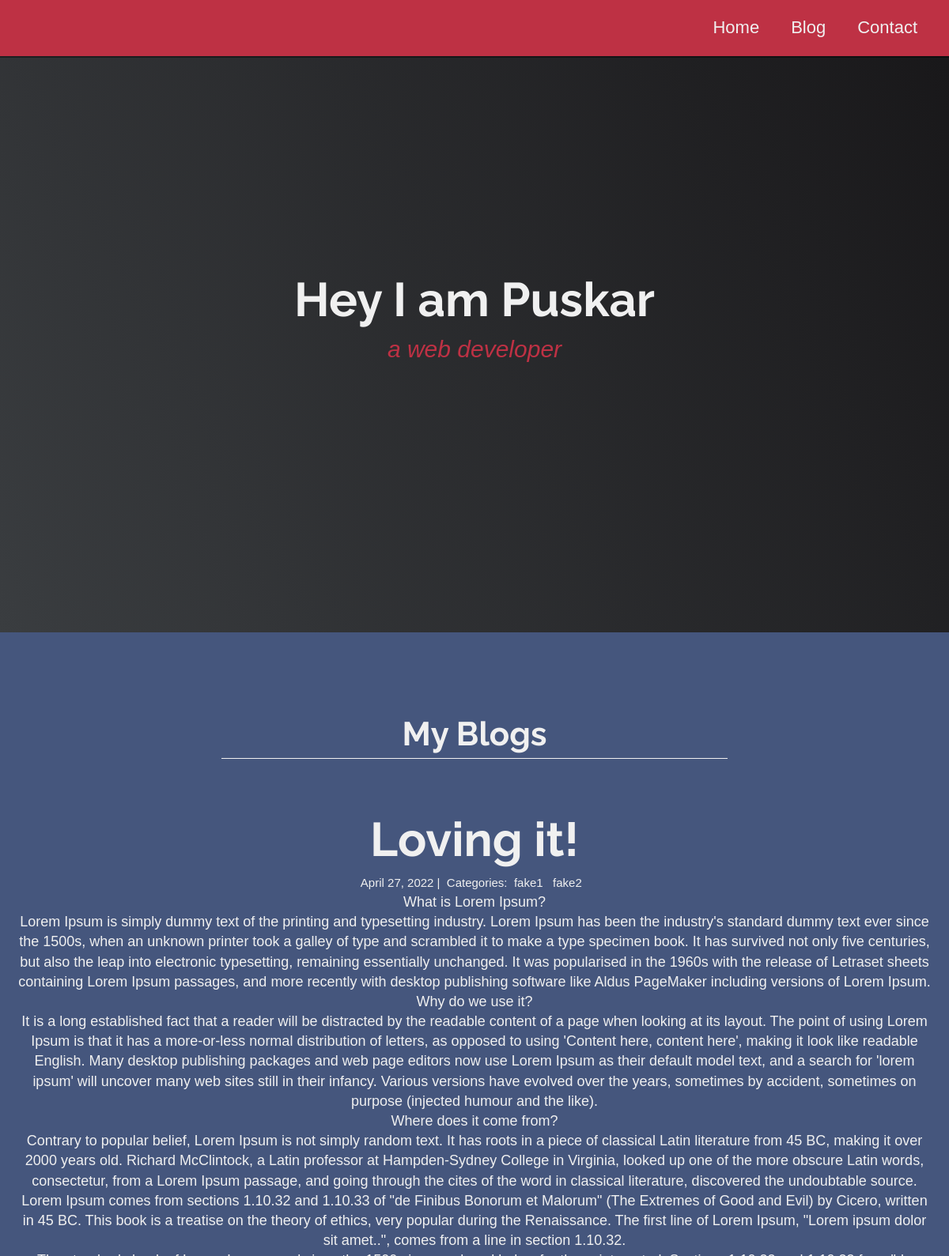
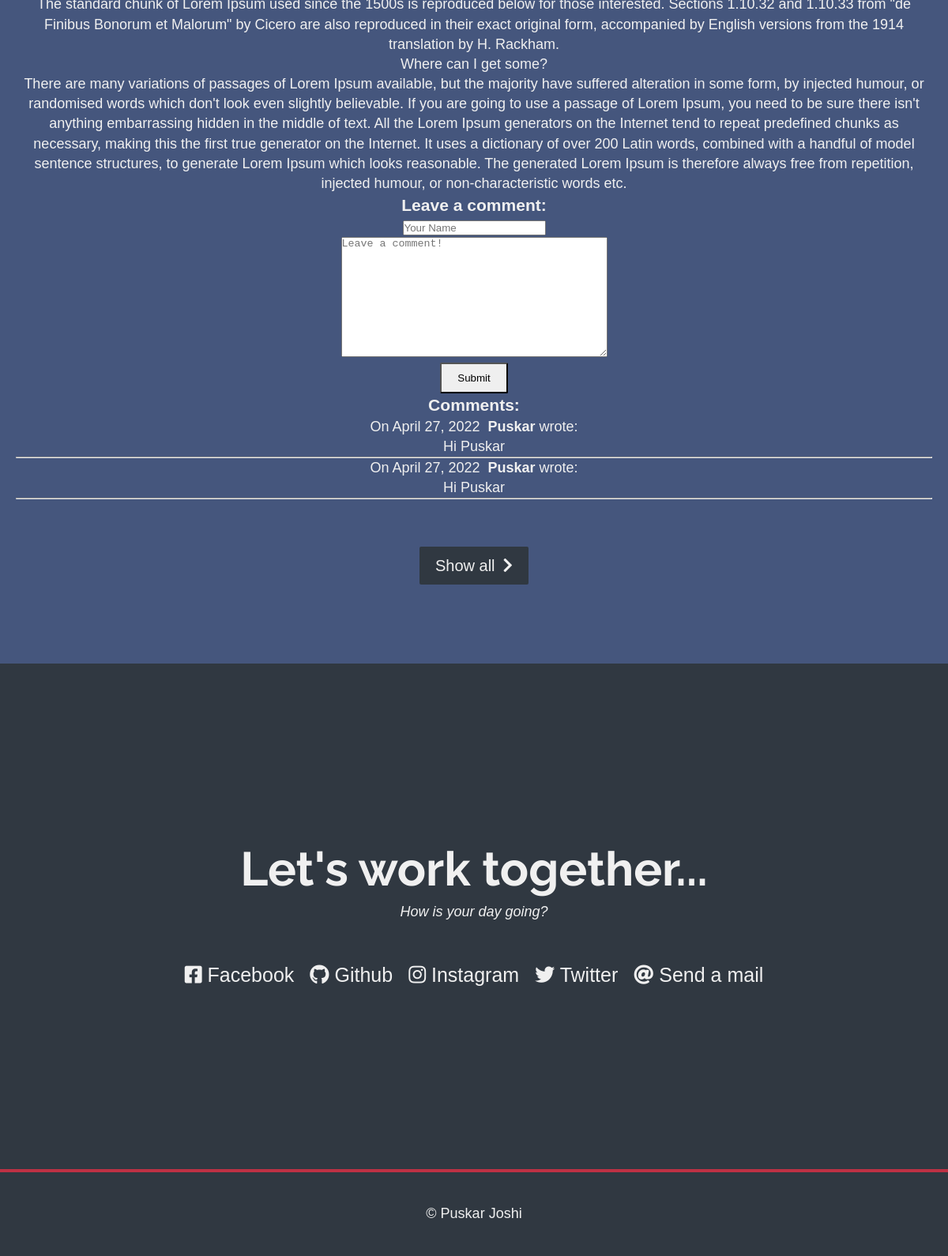
Page /2/ on the committed database (2 pictures, top to bottom).
### blog/models.py (models this page shows, shortened)
class Post(models.Model):
    title = models.CharField(max_length=255)
    body = models.TextField()
    created_on = models.DateTimeField(auto_now_add=True)
    last_modified = models.DateTimeField(auto_now=True)
    categories = models.ManyToManyField('Category', related_name='posts')

class Category(models.Model):
    name = models.CharField(max_length=20)

class Comment(models.Model):
    author = models.CharField(max_length=60)
    body = models.TextField()
    created_on = models.DateTimeField(auto_now_add=True)
    post = models.ForeignKey('Post', on_delete=models.CASCADE)

### blog/views.py (the view, shortened to what this page needs)
# urls.py: path('<int:pk>/', blog_detail, name='blog_detail'),
def blog_detail(request, pk):
    post = Post.objects.get(pk=pk)
    form = CommentForm()
    comments = Comment.objects.filter(post=post)
    context = {
        "post":post,
        "comments":comments,
        "form":form,
    }
    return render(request, 'blog_detail.html', context)

### blog/forms.py
class CommentForm(forms.Form):
    author = forms.CharField(
        max_length = 60,
        widget = forms.TextInput(attrs=
        {
          "class": "form-control",
          "placeholder": "Your Name",
        })
    )
    body = forms.CharField(widget=forms.Textarea(attrs=
    {
        "class": "form-control",
        "placeholder": "Leave a comment!",
    }))

### blog/templates/blog_detail.html (shortened to what this page needs)
{% extends 'base.html' %}
{% block content %}
<div class="col-md-8 offset-md-2">
    <h1>{{ post.title }}</h1>
    <small>
        {{ post.created_on.date }} |&nbsp;
        Categories:&nbsp;
        {% for category in post.categories.all %}
        <a href="{% url 'blog_category' category.name %}">
            {{ category.name }}
        </a>&nbsp;
        {% endfor %}
    </small>
    <p>{{ post.body | linebreaks }}</p>
    <h3>Leave a comment:</h3>
    <form action="/blog/{{ post.pk }}/" method="post">
        <div class="form-group">
            {{ form.author }}
        </div>
        <div class="form-group">
            {{ form.body }}
        </div>
        <button type="submit" class="btn btn-primary">Submit</button>
    </form>
    <h3>Comments:</h3>
    {% for comment in comments %}
    <p>
        On {{comment.created_on.date }}&nbsp;
        <b>{{ comment.author }}</b> wrote:
    </p>
    <p>{{ comment.body }}</p>
    <hr>
    {% endfor %}
</div>
{% endblock %}

### staticfiles/css/main.css (style rules this page uses)
:root { --main-white: #f0f0f0; --main-red: #be3144; --main-blue: #45567d; --main-grey: #303841; }
* { margin: 0; padding: 0; }
html { box-sizing: border-box; font-size: 62.5%; scroll-behavior: smooth; }
body { font-family: 'Popins', sans-serif; font-size: 1.8rem; font-weight: 400; line-height: 1.4; color: var(--main-white); }
h1, h2 { font-family: 'Raleway', sans-serif; font-weight: 700; text-align: center; }
h1 { font-size: 6rem; }
a { text-decoration: none; color: var(--main-white); }
.btn { display: inline-block; padding: 1rem 2rem; border-radius: 2px; }

### rows in the picture
Post: title "Loving it!", created_on "April 27, 2022", body "What is Lorem Ipsum? Lorem Ipsum is simply dummy text of the printing and typesetting industry. Lorem Ipsum has been the industry's standard dummy text ever since the 1500s, when an unknown printer took a galley of type and scrambled it to make a type specimen book. It has survived not only five centuries, but also the leap into electronic typesetting, remaining essentially unchanged. It was popularised in the 1960s with the release of Letraset sheets containing Lorem Ipsum passages, and more recently with desktop publishing software like Aldus PageMaker including versions of Lorem Ipsum. Why do we use it? It is a long established fact that a reader will be distracted by the readable…"
Category: name "fake1"
Category: name "fake2"
Comment: created_on "April 27, 2022", author "Puskar", body "Hi Puskar"
Comment: created_on "April 27, 2022", author "Puskar", body "Hi Puskar"
